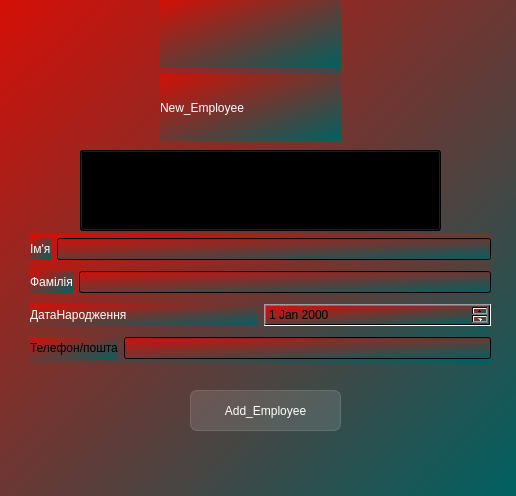
<?xml version="1.0" encoding="UTF-8"?>
<ui version="4.0">
 <class>Dialog</class>
 <widget class="QDialog" name="Dialog">
  <property name="geometry">
   <rect>
    <x>0</x>
    <y>0</y>
    <width>516</width>
    <height>496</height>
   </rect>
  </property>
  <property name="windowTitle">
   <string>Dialog</string>
  </property>
  <property name="styleSheet">
   <string notr="true">background-color: qlineargradient(spread:pad, x1:0, y1:0, x2:1, y2:1, stop:0 rgba(212, 15, 7, 255), stop:1 rgba(0, 97, 97, 255));</string>
  </property>
  <widget class="QComboBox" name="comboBox_Employee">
   <property name="geometry">
    <rect>
     <x>80</x>
     <y>150</y>
     <width>361</width>
     <height>81</height>
    </rect>
   </property>
   <property name="currentIndex">
    <number>-1</number>
   </property>
   <item>
    <property name="text">
     <string>Cleaner</string>
    </property>
   </item>
   <item>
    <property name="text">
     <string>Feeder</string>
    </property>
   </item>
  </widget>
  <widget class="QPushButton" name="pushButton_Add_Employee_Dialoge">
   <property name="geometry">
    <rect>
     <x>190</x>
     <y>390</y>
     <width>151</width>
     <height>41</height>
    </rect>
   </property>
   <property name="styleSheet">
    <string notr="true">QPushButton{
color:white;
background-color:rgba(255,255,255,30);
border:1px solid rgba(255,255,255,40);
border-radius: 7px;
width:130px;
height:40px;
}
QPushButton:hover{
background-color: rgba(255,255,255,30);
}
QPushButton:pressed{
background-color: rgba(255,255,255,70);
}</string>
   </property>
   <property name="text">
    <string>Add_Employee</string>
   </property>
  </widget>
  <widget class="QWidget" name="">
   <property name="geometry">
    <rect>
     <x>30</x>
     <y>233</y>
     <width>461</width>
     <height>131</height>
    </rect>
   </property>
   <layout class="QVBoxLayout" name="verticalLayout">
    <item>
     <layout class="QHBoxLayout" name="horizontalLayout">
      <item>
       <widget class="QLabel" name="label_3">
        <property name="styleSheet">
         <string notr="true">color:white;
front-weight:bold;
front-size:20pt;
backdround-color:none;
border:none;</string>
        </property>
        <property name="text">
         <string>Ім'я</string>
        </property>
       </widget>
      </item>
      <item>
       <widget class="QLineEdit" name="lineEdit_First_Name"/>
      </item>
     </layout>
    </item>
    <item>
     <layout class="QHBoxLayout" name="horizontalLayout_2">
      <item>
       <widget class="QLabel" name="label_4">
        <property name="styleSheet">
         <string notr="true">color:white;
front-weight:bold;
front-size:20pt;
backdround-color:none;
border:none;</string>
        </property>
        <property name="text">
         <string>Фамілія</string>
        </property>
       </widget>
      </item>
      <item>
       <widget class="QLineEdit" name="lineEdit_Last_Name"/>
      </item>
     </layout>
    </item>
    <item>
     <layout class="QHBoxLayout" name="horizontalLayout_3">
      <item>
       <widget class="QLabel" name="label_2">
        <property name="styleSheet">
         <string notr="true">color:white;
front-weight:bold;
front-size:20pt;
backdround-color:none;
border:none;</string>
        </property>
        <property name="text">
         <string>ДатаНародження</string>
        </property>
       </widget>
      </item>
      <item>
       <widget class="QDateEdit" name="dateEdit_Edit_Employee"/>
      </item>
     </layout>
    </item>
    <item>
     <layout class="QHBoxLayout" name="horizontalLayout_4">
      <item>
       <widget class="QLabel" name="label_5">
        <property name="text">
         <string>Телефон/пошта</string>
        </property>
       </widget>
      </item>
      <item>
       <widget class="QLineEdit" name="lineEdit_Phone_Email"/>
      </item>
     </layout>
    </item>
   </layout>
  </widget>
  <widget class="QWidget" name="">
   <property name="geometry">
    <rect>
     <x>160</x>
     <y>0</y>
     <width>181</width>
     <height>141</height>
    </rect>
   </property>
   <layout class="QVBoxLayout" name="verticalLayout_2">
    <item>
     <widget class="QLabel" name="label_icon_enployees">
      <property name="text">
       <string/>
      </property>
      <property name="pixmap">
       <pixmap resource="res-icon.qrc">:/icon/Icons/person_apron_40dp_E8EAED_FILL0_wght400_GRAD0_opsz40.svg</pixmap>
      </property>
     </widget>
    </item>
    <item>
     <widget class="QLabel" name="label">
      <property name="styleSheet">
       <string notr="true">color:white;
front-weight:bold;
front-size:20pt;
backdround-color:none;
border:none;</string>
      </property>
      <property name="text">
       <string>New_Employee</string>
      </property>
     </widget>
    </item>
   </layout>
  </widget>
 </widget>
 <resources>
  <include location="res-icon.qrc"/>
 </resources>
 <connections/>
</ui>
